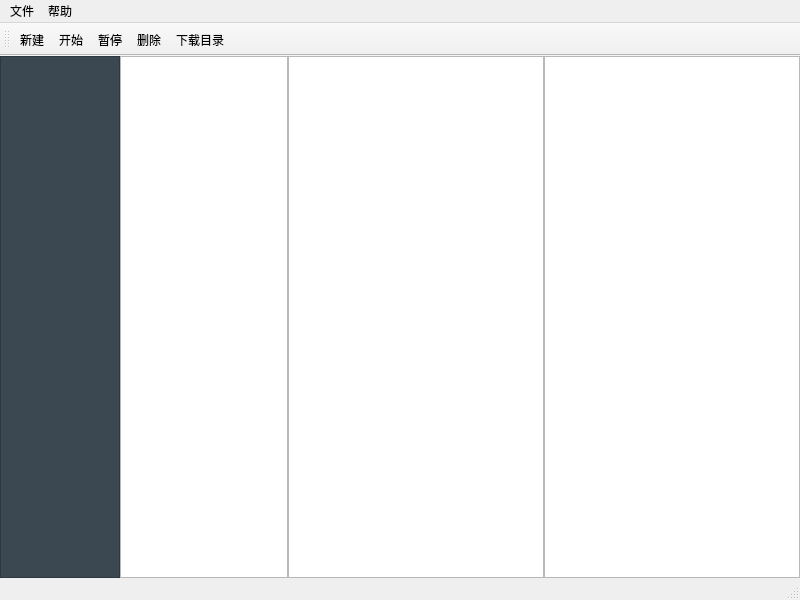
<?xml version="1.0" encoding="UTF-8"?>
<ui version="4.0">
 <class>MainWindow</class>
 <widget class="QMainWindow" name="MainWindow">
  <property name="geometry">
   <rect>
    <x>0</x>
    <y>0</y>
    <width>800</width>
    <height>600</height>
   </rect>
  </property>
  <property name="windowTitle">
   <string>海天鹰下载</string>
  </property>
  <property name="windowIcon">
   <iconset resource="files.qrc">
    <normaloff>:/images/icon.png</normaloff>:/images/icon.png</iconset>
  </property>
  <property name="styleSheet">
   <string notr="true">#listWidgetNav { background: #3B4751; }
#listWidgetNav::item { padding: 10px; color:#79818A;}
#listWidgetNav::item:selected { background: #232A30; color:#4A95CA; }</string>
  </property>
  <widget class="QWidget" name="centralWidget">
   <layout class="QHBoxLayout" name="horizontalLayout" stretch="1,5,0,0">
    <property name="spacing">
     <number>0</number>
    </property>
    <property name="leftMargin">
     <number>0</number>
    </property>
    <property name="topMargin">
     <number>0</number>
    </property>
    <property name="rightMargin">
     <number>0</number>
    </property>
    <property name="bottomMargin">
     <number>0</number>
    </property>
    <item>
     <widget class="QListWidget" name="listWidgetNav">
      <property name="minimumSize">
       <size>
        <width>120</width>
        <height>0</height>
       </size>
      </property>
      <property name="maximumSize">
       <size>
        <width>120</width>
        <height>16777215</height>
       </size>
      </property>
     </widget>
    </item>
    <item>
     <widget class="QListWidget" name="listWidgetDownloading">
      <property name="contextMenuPolicy">
       <enum>Qt::CustomContextMenu</enum>
      </property>
      <property name="editTriggers">
       <set>QAbstractItemView::NoEditTriggers</set>
      </property>
      <property name="selectionBehavior">
       <enum>QAbstractItemView::SelectRows</enum>
      </property>
     </widget>
    </item>
    <item>
     <widget class="QListWidget" name="listWidgetDownloaded"/>
    </item>
    <item>
     <widget class="QListWidget" name="listWidgetTrash"/>
    </item>
   </layout>
  </widget>
  <widget class="QMenuBar" name="menuBar">
   <property name="geometry">
    <rect>
     <x>0</x>
     <y>0</y>
     <width>800</width>
     <height>24</height>
    </rect>
   </property>
   <widget class="QMenu" name="menu">
    <property name="title">
     <string>文件</string>
    </property>
    <addaction name="action_new"/>
    <addaction name="action_quit"/>
   </widget>
   <widget class="QMenu" name="menu_2">
    <property name="title">
     <string>帮助</string>
    </property>
    <addaction name="action_changelog"/>
    <addaction name="action_aboutQt"/>
    <addaction name="action_about"/>
   </widget>
   <addaction name="menu"/>
   <addaction name="menu_2"/>
  </widget>
  <widget class="QToolBar" name="mainToolBar">
   <attribute name="toolBarArea">
    <enum>TopToolBarArea</enum>
   </attribute>
   <attribute name="toolBarBreak">
    <bool>false</bool>
   </attribute>
   <addaction name="actionNew"/>
   <addaction name="actionStart"/>
   <addaction name="actionPause"/>
   <addaction name="actionDelete"/>
   <addaction name="actionDirectory"/>
  </widget>
  <widget class="QStatusBar" name="statusBar"/>
  <action name="action_new">
   <property name="text">
    <string>新建</string>
   </property>
   <property name="shortcut">
    <string>Ctrl+N</string>
   </property>
  </action>
  <action name="action_quit">
   <property name="text">
    <string>退出</string>
   </property>
   <property name="shortcut">
    <string>Ctrl+Q</string>
   </property>
  </action>
  <action name="action_aboutQt">
   <property name="text">
    <string>关于Qt</string>
   </property>
  </action>
  <action name="action_about">
   <property name="text">
    <string>关于</string>
   </property>
   <property name="shortcut">
    <string>F1</string>
   </property>
  </action>
  <action name="action_changelog">
   <property name="text">
    <string>更新历史</string>
   </property>
  </action>
  <action name="actionNew">
   <property name="icon">
    <iconset resource="files.qrc">
     <normaloff>:/images/new.png</normaloff>:/images/new.png</iconset>
   </property>
   <property name="text">
    <string>新建</string>
   </property>
  </action>
  <action name="actionStart">
   <property name="icon">
    <iconset resource="files.qrc">
     <normaloff>:/images/start.png</normaloff>:/images/start.png</iconset>
   </property>
   <property name="text">
    <string>开始</string>
   </property>
  </action>
  <action name="actionPause">
   <property name="icon">
    <iconset resource="files.qrc">
     <normaloff>:/images/pause.png</normaloff>:/images/pause.png</iconset>
   </property>
   <property name="text">
    <string>暂停</string>
   </property>
  </action>
  <action name="actionDelete">
   <property name="icon">
    <iconset resource="files.qrc">
     <normaloff>:/images/delete.png</normaloff>:/images/delete.png</iconset>
   </property>
   <property name="text">
    <string>删除</string>
   </property>
  </action>
  <action name="actionDirectory">
   <property name="icon">
    <iconset resource="files.qrc">
     <normaloff>:/images/folder.png</normaloff>:/images/folder.png</iconset>
   </property>
   <property name="text">
    <string>下载目录</string>
   </property>
  </action>
 </widget>
 <layoutdefault spacing="6" margin="11"/>
 <resources>
  <include location="files.qrc"/>
 </resources>
 <connections/>
</ui>
